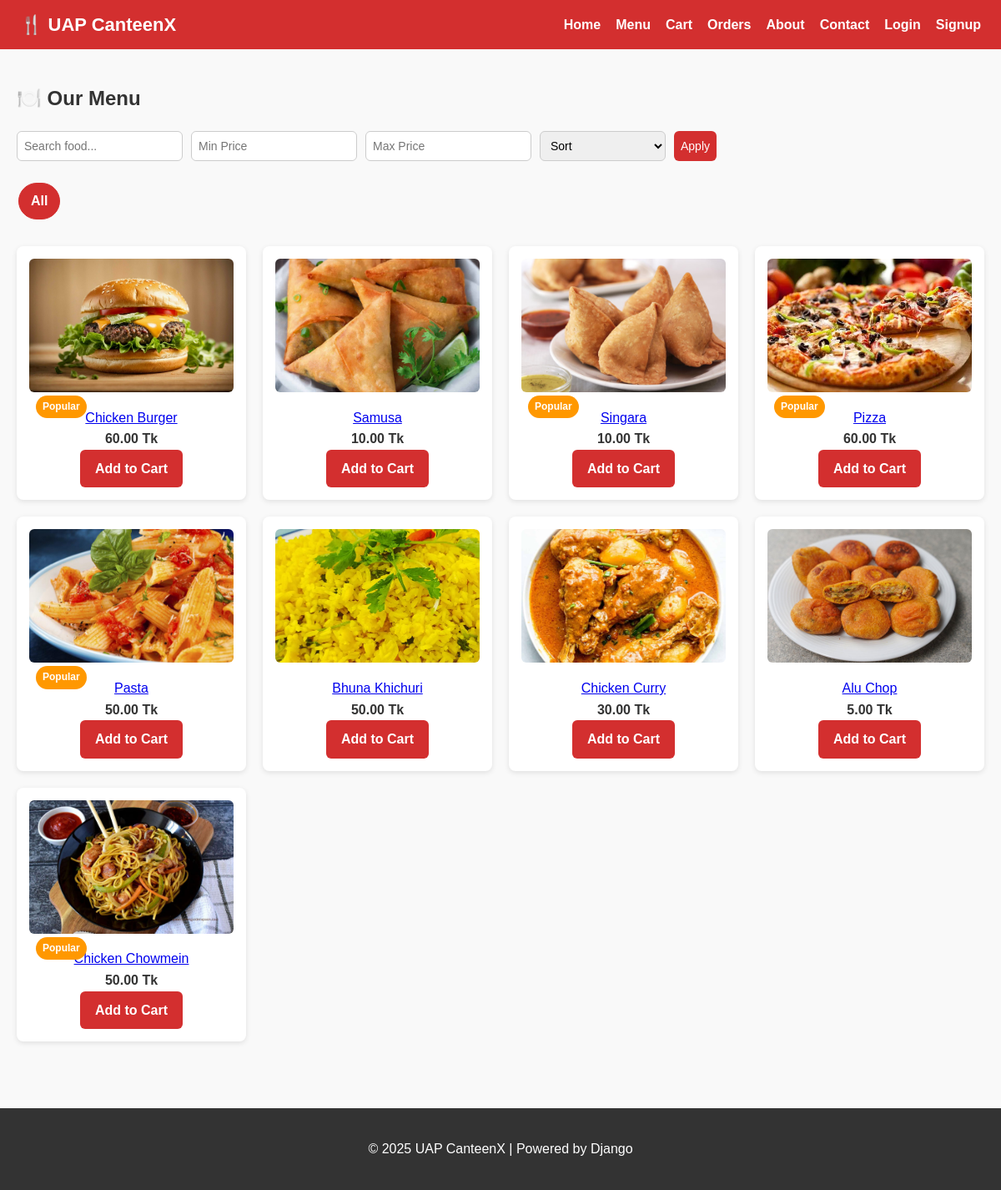
/menu/, run on an earlier commit of the app's database.
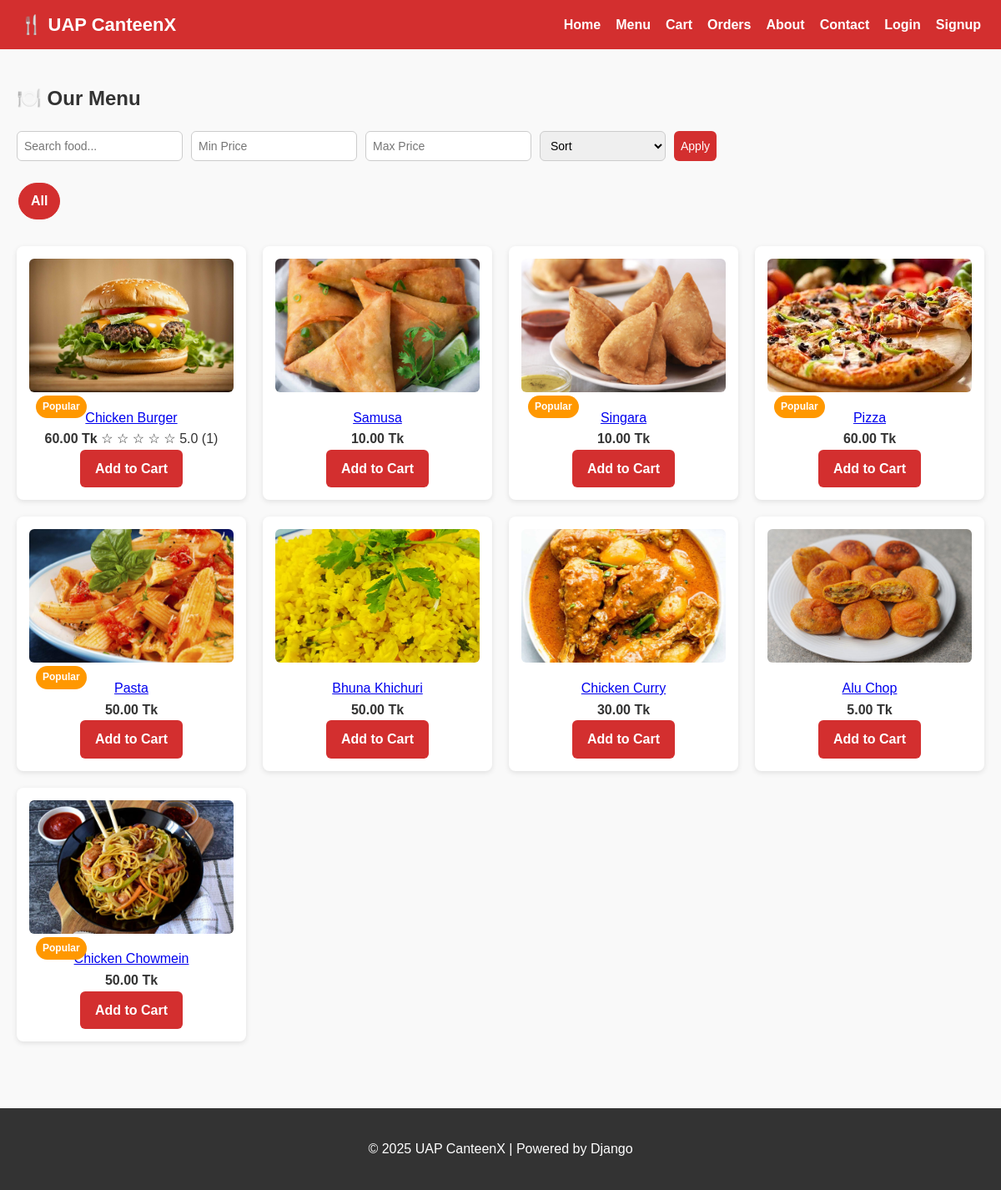
And on a later commit of the database.
### my_canteen/models.py (models this page shows, shortened)
class MenuItem(models.Model):
    name = models.CharField(max_length=100)
    description = models.TextField(blank=True)
    price = models.DecimalField(max_digits=6, decimal_places=2)
    stock = models.PositiveIntegerField(default=0)
    image = models.ImageField(upload_to='menu/', blank=True, null=True)
    category = models.ForeignKey(Category, on_delete=models.CASCADE, null=True)
    is_active = models.BooleanField(default=True)
    is_popular = models.BooleanField(default=False)
    rating_avg = models.FloatField(default=0)
    rating_count = models.PositiveIntegerField(default=0)

### my_canteen/views.py (the view)
# urls.py: path('menu/', views.menu_page, name='menu'),
def menu_page(request):
    query = request.GET.get('q')
    min_price = request.GET.get('min_price')
    max_price = request.GET.get('max_price')
    items = MenuItem.objects.filter(is_active=True)
    if query:
        items = items.filter(Q(name__icontains=query) | Q(description__icontains=query))
    if min_price:
        items = items.filter(price__gte=min_price)
    if max_price:
        items = items.filter(price__lte=max_price)
    return render(request, 'my_canteen/menu.html', {'items': items})

### my_canteen/context_processors.py (called while the page is built)
def cart_count(request):
    cart = request.session.get("cart", {})
    return {"cart_count": sum(cart.values())}

### my_canteen/templates/my_canteen/menu.html (shortened to what this page needs)
{% extends "my_canteen/base.html" %}
{% block content %}
<h2>🍽️ Our Menu</h2>
<form method="get" class="search-filter-form">
  <input type="text" name="q" placeholder="Search food..." value="{{ q }}">
  <input type="number" name="min_price" placeholder="Min Price" value="{{ min_price }}">
  <input type="number" name="max_price" placeholder="Max Price" value="{{ max_price }}">
  <select name="sort">
    <option value="">Sort</option>
  </select>
  <button type="submit">Apply</button>
</form>
<div class="chip-row">
  <a
    href="?{% if q %}q={{ q|urlencode }}&{% endif %}{% if min_price %}min_price={{ min_price }}&{% endif %}{% if max_price %}max_price={{ max_price }}&{% endif %}{% if sort %}sort={{ sort }}{% endif %}"
    class="chip {% if not active_cat %}active{% endif %}"
  >All</a>
</div>
<div class="card-grid">
  {% for item in items %}
    <div class="card">
      <a class="card-media" href="{% url 'item_detail' item.id %}">
        {% if item.image %}
          <img src="{{ item.image.url }}" alt="{{ item.name }}">
        {% else %}
          <img src="https://via.placeholder.com/300x200?text=No+Image" alt="{{ item.name }}">
        {% endif %}
        {% if item.is_popular %}
          <span class="badge">Popular</span>
        {% endif %}
      </a>
      <a class="card-title" href="{% url 'item_detail' item.id %}">{{ item.name }}</a>
      <div class="card-meta">
        <span class="price"><strong>{{ item.price }} Tk</strong></span>
        {% if item.rating_avg or item.rating_count %}
          <span class="stars" title="{{ item.rating_avg|default:0 }}/5">
            {% for i in "12345" %}
              {% if item.rating_avg and forloop.counter <= item.rating_avg|floatformat:0 %}
                <span class="star filled">★</span>
              {% else %}
                <span class="star">☆</span>
              {% endif %}
            {% endfor %}
            {% if item.rating_avg %}<span class="avg">{{ item.rating_avg|floatformat:1 }}</span>{% endif %}
            {% if item.rating_count %}<span class="count">({{ item.rating_count }})</span>{% endif %}
          </span>
        {% endif %}
      </div>
      {% if item.stock > 0 %}
        <a href="{% url 'add_to_cart' item.id %}" class="btn btn-primary">Add to Cart</a>
      {% else %}
        <p class="out-of-stock">Out of Stock</p>
      {% endif %}
    </div>
  {% empty %}
    <p>No food items found.</p>
  {% endfor %}
</div>
{% endblock %}

### my_canteen/templates/my_canteen/base.html (shortened to what this page needs)
<!DOCTYPE html>
<html lang="en">
<head>
    {% load static %}
    <link rel="stylesheet" href="{% static 'my_canteen/css/styles.css' %}">
</head>
<body>
    <nav class="navbar">
        <div class="logo">🍴 UAP CanteenX</div>
        <ul class="nav-links">
            <li><a href="/">Home</a></li>
            <li><a href="/menu/">Menu</a></li>
            <li>
              <a href="/cart/">
                Cart
              </a>
            </li>
            <li><a href="/orders/">Orders</a></li>
            <li><a href="/about/">About</a></li>
            <li><a href="/contact/">Contact</a></li>
            {% if user.is_authenticated %}
                <li><a href="/dashboard/">Dashboard</a></li>
                <li>
                    <form action="/logout/" method="post" style="display:inline;">
                        {% csrf_token %}
                        <button type="submit"
                                style="background:none;
                                       border:none;
                                       color:white;
                                       font-weight:bold;
                                       cursor:pointer;">
                            Logout
                        </button>
                    </form>
                </li>
            {% else %}
                <li><a href="/login/">Login</a></li>
                <li><a href="/signup/">Signup</a></li>
            {% endif %}
        </ul>
    </nav>
    <main class="container">
        {% block content %}
        {% endblock %}
    </main>
    <footer>
        <p>© 2025 UAP CanteenX | Powered by Django</p>
    </footer>
</body>
</html>

### my_canteen/static/my_canteen/css/styles.css (style rules this page uses)
body { margin: 0; font-family: Arial, sans-serif; background: #f9f9f9; color: #333; line-height: 1.6; }
.navbar { background: #d32f2f; color: #fff; padding: 12px 24px; display: flex; justify-content: space-between; align-items: center; }
.navbar .logo { font-size: 22px; font-weight: bold; }
.navbar .nav-links { list-style: none; display: flex; gap: 18px; margin: 0; padding: 0; }
.navbar .nav-links a { color: #fff; text-decoration: none; font-weight: bold; transition: 0.3s; }
.container { padding: 20px; max-width: 1200px; margin: auto; }
.card-grid { display: grid; grid-template-columns: repeat(auto-fill, minmax(220px, 1fr)); gap: 20px; margin-top: 20px; }
.card { background: white; border-radius: 8px; box-shadow: 0 2px 6px rgba(0,0,0,0.1); padding: 15px; text-align: center; transition: transform 0.2s; position: relative; }
.card img { width: 100%; height: 160px; object-fit: cover; border-radius: 6px; margin-bottom: 10px; }
.card-media { position: relative; }
.badge { position: absolute; top: 8px; left: 8px; background: #ff9800; color: #fff; font-size: 12px; padding: 4px 8px; border-radius: 999px; font-weight: 700; }
.search-filter-form { margin-bottom: 20px; display: flex; flex-wrap: wrap; gap: 10px; }
.search-filter-form input, .search-filter-form select, .search-filter-form button { padding: 8px; border-radius: 6px; border: 1px solid #ccc; font-size: 14px; }
.search-filter-form button { background: #d32f2f; color: white; border: none; cursor: pointer; transition: 0.3s; }
.chip-row { display: flex; gap: 10px; overflow-x: auto; padding: 6px 2px 12px; scrollbar-width: none; }
.chip { white-space: nowrap; padding: 8px 14px; border-radius: 999px; background: #f0f0f0; color: #333; text-decoration: none; font-weight: 600; border: 1px solid #e5e5e5; transition: .2s; }
.chip.active { background: #d32f2f; color: #fff; border-color: #d32f2f; }
.btn { background: #d32f2f; color: white; padding: 10px 18px; border-radius: 6px; text-decoration: none; font-weight: bold; display: inline-block; transition: 0.3s; }
footer { background: #333; color: #fff; text-align: center; padding: 20px; margin-top: 60px; }

What changed in the data, as far as the page shows it:
changed MenuItem "Chicken Burger": rating_avg (not shown) → "5.0"; rating_count (not shown) → "1"
